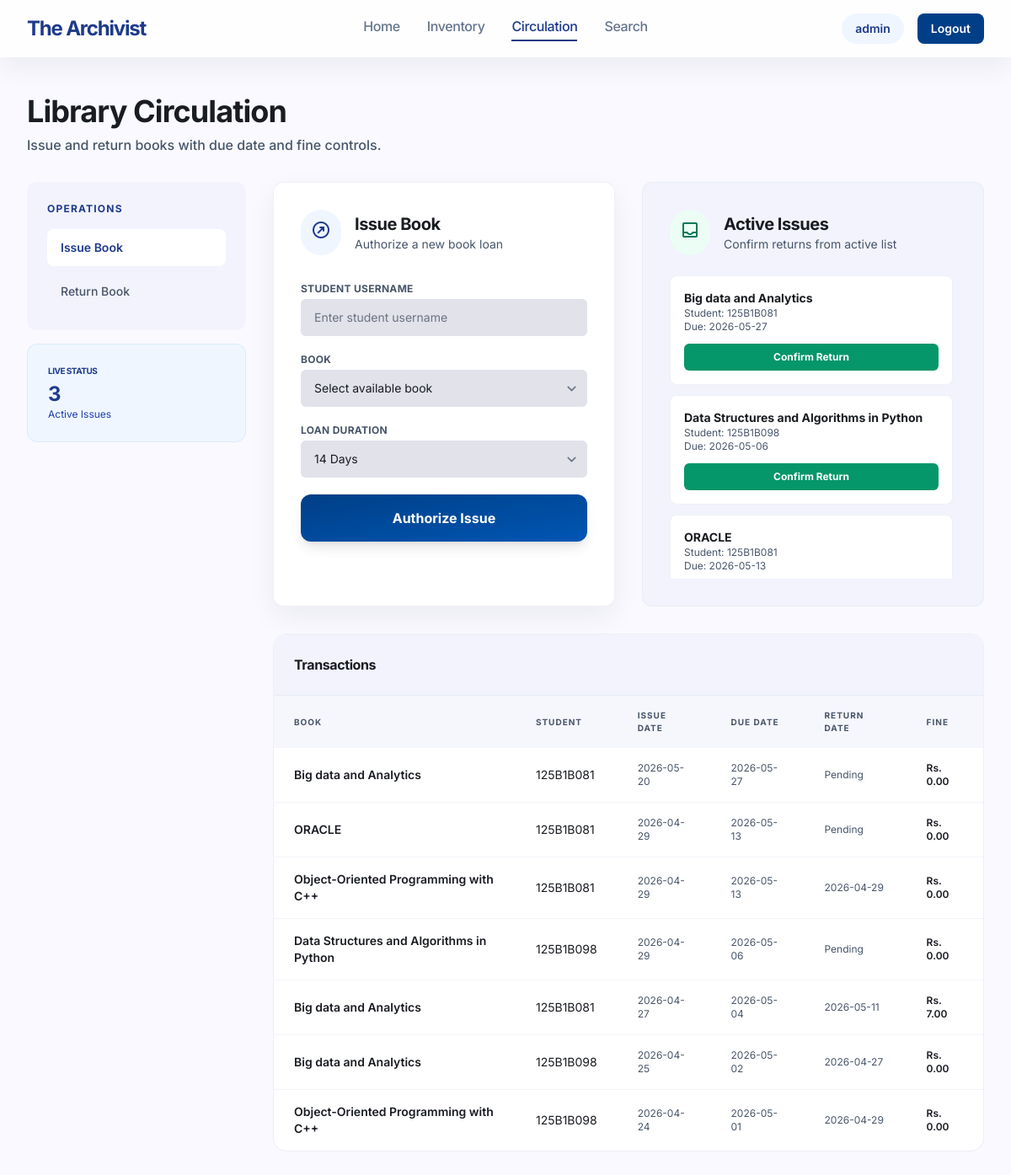
Page /admin/circulation (signed in) on the committed database.
### tables this page shows
CREATE TABLE users (
    id INTEGER PRIMARY KEY AUTOINCREMENT,
    username TEXT NOT NULL UNIQUE,
    password TEXT NOT NULL,
    role TEXT NOT NULL CHECK (role IN ('admin', 'student'))
, mobile TEXT);

CREATE TABLE issued_books (
    id INTEGER PRIMARY KEY AUTOINCREMENT,
    user_id INTEGER NOT NULL,
    book_id INTEGER NOT NULL,
    issue_date TEXT NOT NULL,
    due_date TEXT NOT NULL,
    return_date TEXT,
    fine REAL NOT NULL DEFAULT 0,
    FOREIGN KEY (user_id) REFERENCES users(id) ON DELETE CASCADE,
    FOREIGN KEY (book_id) REFERENCES books(id) ON DELETE CASCADE
);

CREATE TABLE books (
    id INTEGER PRIMARY KEY AUTOINCREMENT,
    title TEXT NOT NULL,
    author TEXT NOT NULL,
    status TEXT NOT NULL DEFAULT 'Available' CHECK (status IN ('Available', 'Issued')),
    visibility INTEGER NOT NULL DEFAULT 1 CHECK (visibility IN (0, 1))
);

### routes.py (the view)
@bp.route("/admin/circulation")
@role_required("admin")
def admin_circulation():
    db = get_db()
    active_issues = db.execute(
        """
        SELECT ib.id, ib.issue_date, ib.due_date, ib.fine,
               u.username AS student_name, b.title AS book_title, b.id AS book_id
        FROM issued_books ib
        JOIN users u ON u.id = ib.user_id
        JOIN books b ON b.id = ib.book_id
        WHERE ib.return_date IS NULL
        ORDER BY ib.issue_date DESC
        """
    ).fetchall()
    transactions = db.execute(
        """
        SELECT ib.id, ib.issue_date, ib.due_date, ib.return_date, ib.fine,
               u.username AS student_name, b.title AS book_title
        FROM issued_books ib
        JOIN users u ON u.id = ib.user_id
        JOIN books b ON b.id = ib.book_id
        ORDER BY ib.id DESC
        LIMIT 50
        """
    ).fetchall()
    available_books = db.execute(
        "SELECT id, title, author FROM books WHERE status = 'Available' ORDER BY title"
    ).fetchall()
    students = db.execute(
        "SELECT id, username FROM users WHERE role = 'student' ORDER BY username"
    ).fetchall()
    return render_template(
        "admin_circulation.html",
        active_issues=active_issues,
        transactions=transactions,
        available_books=available_books,
        students=students,
    )

### auth.py (called while the page is built)
def current_user():
    user_id = session.get("user_id")
    if not user_id:
        return None
    return get_db().execute(
        "SELECT id, username, role FROM users WHERE id = ?", (user_id,)
    ).fetchone()

def role_required(*roles):
    def decorator(view):
        @wraps(view)
        def wrapped(*args, **kwargs):
            user = current_user()
            if user is None:
                flash("Please login first.", "error")
                return redirect(url_for("login"))
            if user["role"] not in roles:
                flash("You do not have permission to access this page.", "error")
                return redirect(url_for("home"))
            return view(*args, **kwargs)
        return wrapped
    return decorator

### database.py (called while the page is built)
def get_db():
    if "db" not in g:
        g.db = sqlite3.connect(current_app.config["DATABASE"])
        g.db.row_factory = sqlite3.Row
        g.db.execute("PRAGMA foreign_keys = ON")
    return g.db

### server.py (called while the page is built)
def create_app():
    app = Flask(
        __name__,
        template_folder=str(Config.TEMPLATES_PATH),
        static_folder=str(Config.STATIC_PATH),
        static_url_path="/assets",
    )
    app.config.from_object(Config)
    app.teardown_appcontext(close_db)
    @app.context_processor
    def inject_user():
        return {"current_user": current_user()}
    register_routes(app)
    with app.app_context():
        ensure_database()
    return app

### frontend/templates/admin_circulation.html (shortened to what this page needs)
<!DOCTYPE html>
<html lang="en">
<head>
  <script src="https://cdn.tailwindcss.com?plugins=forms,container-queries"></script>
</head>
<body class="min-h-screen flex flex-col">
  <header class="bg-white/80 backdrop-blur-xl fixed w-full top-0 z-50 shadow-[0_12px_32px_rgba(25,28,33,0.06)]">
    <div class="flex items-center w-full px-8 py-4 max-w-[1920px] mx-auto">
      <div class="flex-1 flex justify-start">
        <div class="text-2xl font-bold tracking-tighter text-blue-900">The Archivist</div>
      </div>
      <nav class="hidden md:flex flex-1 justify-center gap-8 items-center font-inter tracking-tight font-light">
        <a class="text-slate-500 font-medium border-b-2 border-transparent hover:border-blue-700 hover:text-blue-700 transition-all duration-200 ease-in-out pb-1" href="{{ url_for('home') }}">Home</a>
        <a class="text-slate-500 font-medium border-b-2 border-transparent hover:border-blue-700 hover:text-blue-700 transition-all duration-200 ease-in-out pb-1" href="{{ url_for('admin_inventory') }}">Inventory</a>
        <a class="text-blue-900 font-medium border-b-2 border-blue-900 transition-all duration-200 ease-in-out pb-1" href="{{ url_for('admin_circulation') }}">Circulation</a>
        <a class="text-slate-500 font-medium border-b-2 border-transparent hover:border-blue-700 hover:text-blue-700 transition-all duration-200 ease-in-out pb-1" href="{{ url_for('search_books') }}">Search</a>
      </nav>
      <div class="flex-1 flex justify-end items-center gap-4 whitespace-nowrap">
        <span class="px-4 py-2 rounded-full bg-blue-50 text-blue-900 text-sm font-semibold">{{ current_user["username"] }}</span>
        <form action="{{ url_for('logout') }}" method="post" class="m-0">
          <button class="px-4 py-2 bg-[#003f87] text-white rounded-lg text-sm font-semibold hover:opacity-90 transition-all duration-200 ease-in-out" type="submit">Logout</button>
        </form>
      </div>
    </div>
  </header>
  <main class="flex-grow w-full max-w-[1400px] mx-auto px-8 pt-28 pb-12 space-y-8">
    <div>
      <h1 class="text-4xl font-bold tracking-tight mb-2">Library Circulation</h1>
      <p class="text-slate-600 font-medium">Issue and return books with due date and fine controls.</p>
    </div>
    <div class="grid grid-cols-1 lg:grid-cols-12 gap-8 items-start">
      <aside class="lg:col-span-3 space-y-4">
        <div class="bg-[#f2f3fc] p-6 rounded-xl">
          <h3 class="text-xs uppercase tracking-widest font-bold text-blue-900 mb-4">Operations</h3>
          <div class="space-y-2 text-sm">
            <div class="px-4 py-3 bg-white text-blue-900 font-semibold rounded-lg">Issue Book</div>
            <div class="px-4 py-3 text-slate-600 font-medium rounded-lg">Return Book</div>
          </div>
        </div>
        <div class="bg-blue-50 p-6 rounded-xl border border-blue-100">
          <span class="text-[10px] uppercase tracking-tighter font-bold text-blue-900 block mb-1">Live Status</span>
          <div class="text-2xl font-bold text-blue-900 tracking-tight">{{ active_issues|length }}</div>
          <div class="text-xs text-blue-800">Active Issues</div>
        </div>
      </aside>
      <section class="lg:col-span-9 space-y-8">
        <div class="grid grid-cols-1 md:grid-cols-2 gap-8">
          <div class="bg-white rounded-xl p-8 shadow-[0_12px_32px_rgba(25,28,33,0.06)] border border-slate-200/60">
            <div class="flex items-center gap-4 mb-8">
              <div class="bg-blue-50 p-3 rounded-full">
                <span class="material-symbols-outlined text-blue-900">outbound</span>
              </div>
              <div>
                <h2 class="text-xl font-bold tracking-tight">Issue Book</h2>
                <p class="text-sm text-slate-600">Authorize a new book loan</p>
              </div>
            </div>
            <form class="space-y-5" action="{{ url_for('admin_issue_book') }}" method="post">
              <div>
                <label class="text-xs font-bold text-slate-600 uppercase tracking-wide block mb-1">Student Username</label>
                <input class="w-full px-4 py-3 bg-[#e1e2ea] border-none rounded-md focus:ring-0 text-sm" list="student-list" name="username" placeholder="Enter student username" required type="text">
              </div>
              <div>
                <label class="text-xs font-bold text-slate-600 uppercase tracking-wide block mb-1">Book</label>
                <select class="w-full px-4 py-3 bg-[#e1e2ea] border-none rounded-md focus:ring-0 text-sm" name="book_id" required>
                  <option disabled selected value="">Select available book</option>
                </select>
              </div>
              <div>
                <label class="text-xs font-bold text-slate-600 uppercase tracking-wide block mb-1">Loan Duration</label>
                <select class="w-full px-4 py-3 bg-[#e1e2ea] border-none rounded-md focus:ring-0 text-sm" name="loan_days">
                  <option selected value="14">14 Days</option>
                </select>
              </div>
              <button class="w-full py-4 bg-gradient-to-br from-[#003f87] to-[#0056b3] text-white font-bold rounded-xl shadow-lg" type="submit">
                Authorize Issue
              </button>
            </form>
          </div>
          <div class="bg-[#f2f3fc] rounded-xl p-8 border border-slate-200/50">
            <div class="flex items-center gap-4 mb-6">
              <div class="bg-emerald-50 p-3 rounded-full">
                <span class="material-symbols-outlined text-emerald-700">inbox</span>
              </div>
              <div>
                <h2 class="text-xl font-bold tracking-tight">Active Issues</h2>
                <p class="text-sm text-slate-600">Confirm returns from active list</p>
              </div>
            </div>
            <div class="space-y-3 max-h-[360px] overflow-y-auto pr-1">
              {% for issue in active_issues %}
                <div class="bg-white rounded-lg p-4 border border-slate-200/60">
                  <div class="text-sm font-bold">{{ issue["book_title"] }}</div>
                  <div class="text-xs text-slate-600">Student: {{ issue["student_name"] }}</div>
                  <div class="text-xs text-slate-600">Due: {{ issue["due_date"] }}</div>
                  <form action="{{ url_for('admin_return_book', issue_id=issue['id']) }}" class="mt-3" method="post">
                    <button class="w-full py-2 bg-emerald-600 text-white text-xs font-bold rounded-md" type="submit">Confirm Return</button>
                  </form>
                </div>
              {% else %}
                <p class="text-sm text-slate-500">No active issues right now.</p>
              {% endfor %}
            </div>
          </div>
        </div>
        <div class="bg-white rounded-2xl overflow-hidden border border-slate-200/60">
          <div class="p-6 border-b border-slate-200/60 bg-[#f2f3fc]">
            <h3 class="font-bold tracking-tight">Transactions</h3>
          </div>
          <div class="overflow-x-auto">
            <table class="w-full text-left">
              <thead class="bg-[#f2f3fc]/70">
                <tr>
                  <th class="px-6 py-4 text-[10px] font-bold text-slate-600 uppercase tracking-widest">Book</th>
                  <th class="px-6 py-4 text-[10px] font-bold text-slate-600 uppercase tracking-widest">Student</th>
                  <th class="px-6 py-4 text-[10px] font-bold text-slate-600 uppercase tracking-widest">Issue Date</th>
                  <th class="px-6 py-4 text-[10px] font-bold text-slate-600 uppercase tracking-widest">Due Date</th>
                  <th class="px-6 py-4 text-[10px] font-bold text-slate-600 uppercase tracking-widest">Return Date</th>
                  <th class="px-6 py-4 text-[10px] font-bold text-slate-600 uppercase tracking-widest">Fine</th>
                </tr>
              </thead>
              <tbody class="divide-y divide-slate-100">
                {% for row in transactions %}
                  <tr>
                    <td class="px-6 py-4 text-sm font-semibold">{{ row["book_title"] }}</td>
                    <td class="px-6 py-4 text-sm">{{ row["student_name"] }}</td>
                    <td class="px-6 py-4 text-xs text-slate-600">{{ row["issue_date"] }}</td>
                    <td class="px-6 py-4 text-xs text-slate-600">{{ row["due_date"] }}</td>
                    <td class="px-6 py-4 text-xs text-slate-600">{{ row["return_date"] or "Pending" }}</td>
                    <td class="px-6 py-4 text-xs font-semibold">Rs. {{ "%.2f"|format(row["fine"] or 0) }}</td>
                  </tr>
                {% else %}
                  <tr>
                    <td class="px-6 py-6 text-slate-500" colspan="6">No transactions yet.</td>
                  </tr>
                {% endfor %}
              </tbody>
            </table>
          </div>
        </div>
      </section>
    </div>
  </main>
</body>
</html>

### frontend/templates/admin_circulation.html (style rules this page uses)
body { font-family: "Inter", sans-serif; background-color: #f9f9ff; color: #191c21; }
.material-symbols-outlined { font-variation-settings: "FILL" 0, "wght" 400, "GRAD" 0, "opsz" 24; }

### rows in the picture
users: username "admin"
issued_books: book_title "Big data and Analytics", student_name "125B1B081", due_date "2026-05-27", issue_date "2026-05-20", row "Pending", fine "0.00"
issued_books: book_title "Data Structures and Algorithms in Python", student_name "125B1B098", due_date "2026-05-06", issue_date "2026-04-29", row "Pending", fine "0.00"
issued_books: book_title "ORACLE", student_name "125B1B081", due_date "2026-05-13", issue_date "2026-04-29", row "Pending", fine "0.00"
issued_books: book_title "Object-Oriented Programming with C++", student_name "125B1B081", issue_date "2026-04-29", due_date "2026-05-13", return_date "2026-04-29", fine "0.00"
issued_books: book_title "Big data and Analytics", student_name "125B1B081", issue_date "2026-04-27", due_date "2026-05-04", return_date "2026-05-11", fine "7.00"
issued_books: book_title "Big data and Analytics", student_name "125B1B098", issue_date "2026-04-25", due_date "2026-05-02", return_date "2026-04-27", fine "0.00"
issued_books: book_title "Object-Oriented Programming with C++", student_name "125B1B098", issue_date "2026-04-24", due_date "2026-05-01", return_date "2026-04-29", fine "0.00"

### other values in the picture
{{ active_issues|length }} "3"
